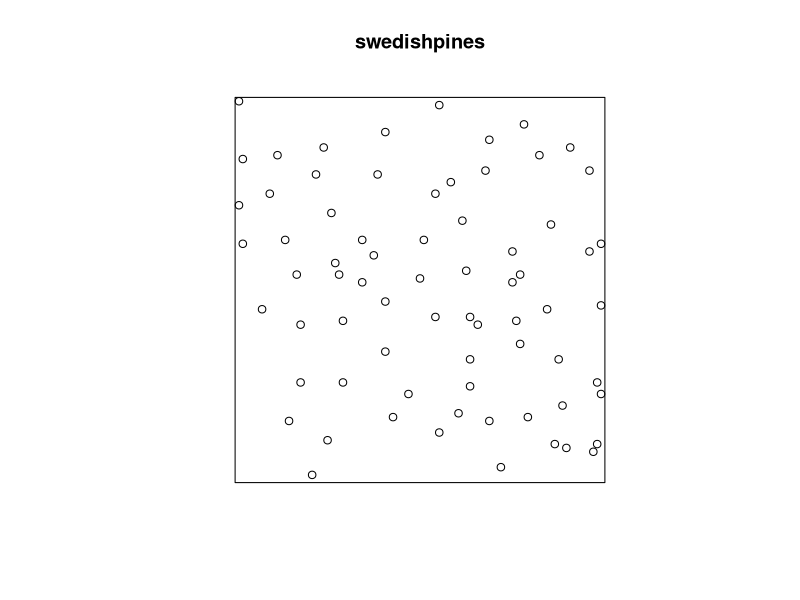
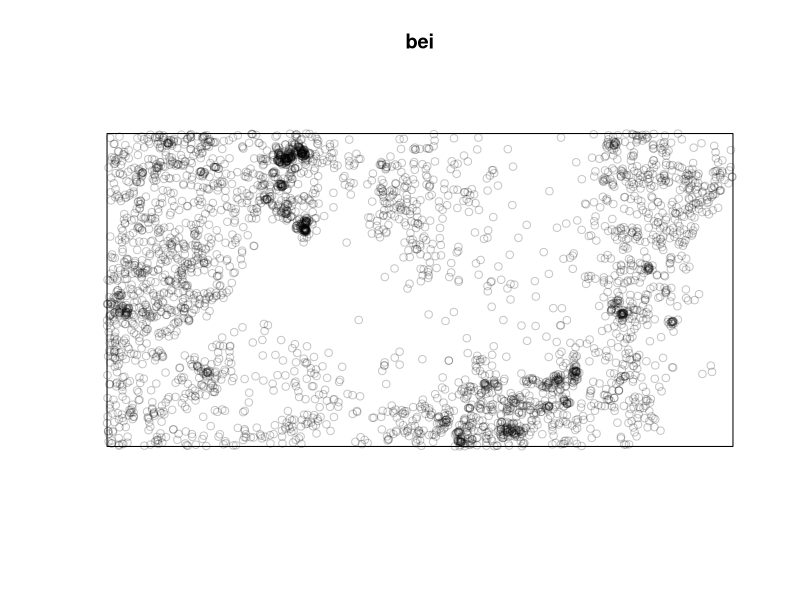
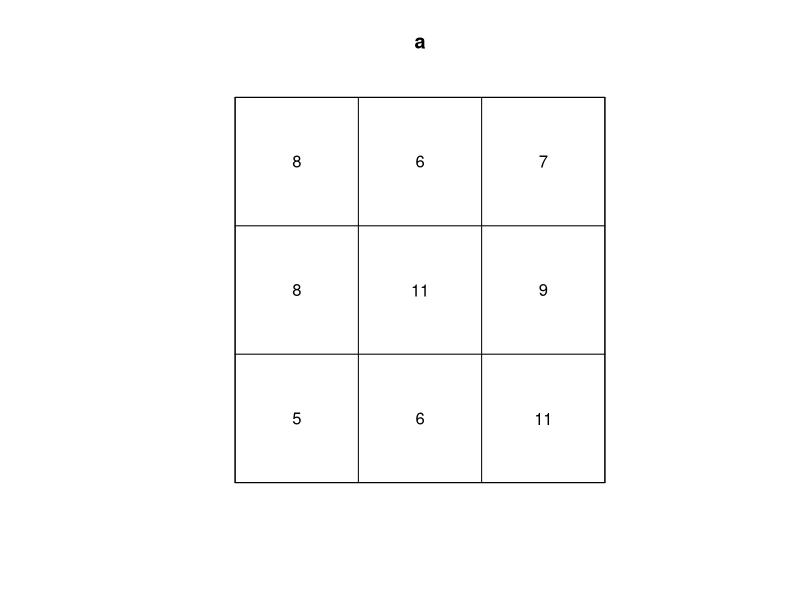
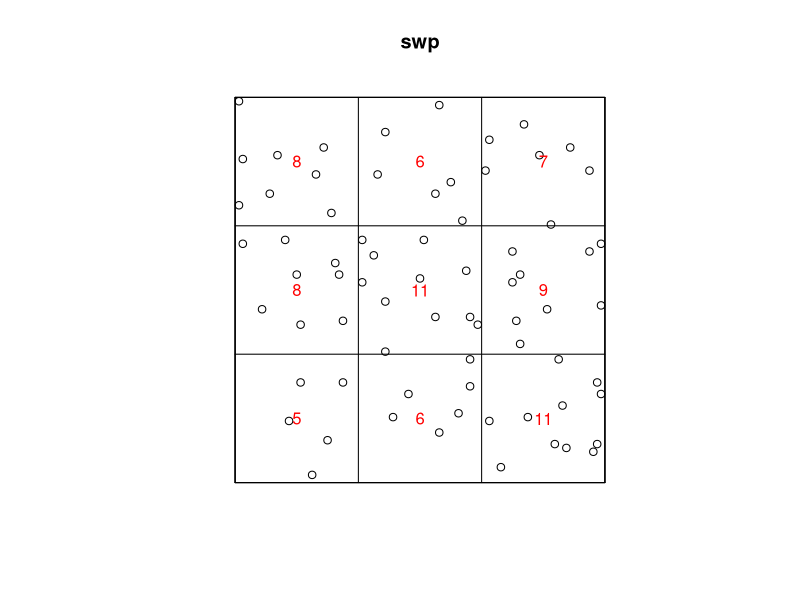
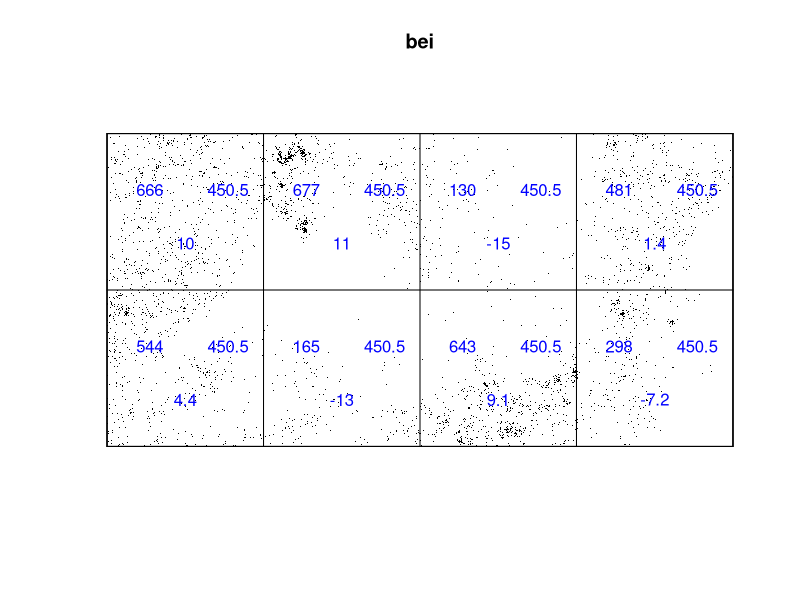
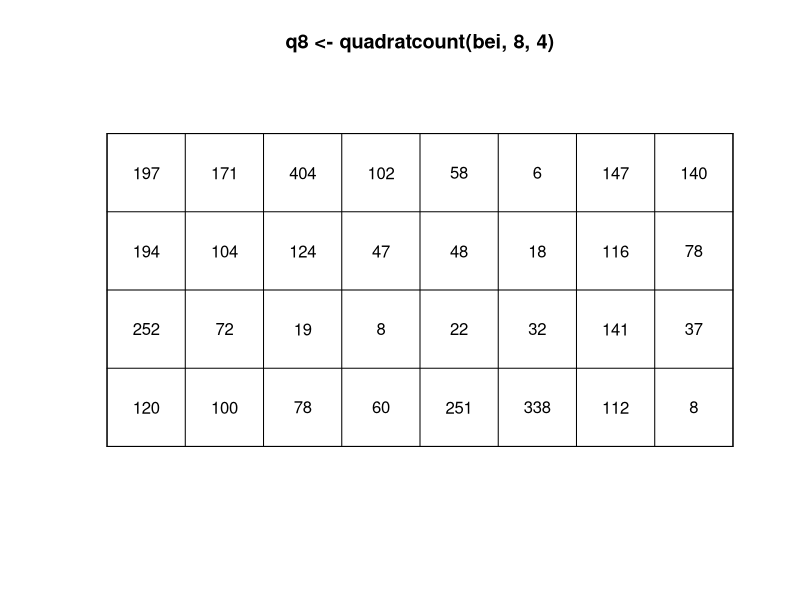
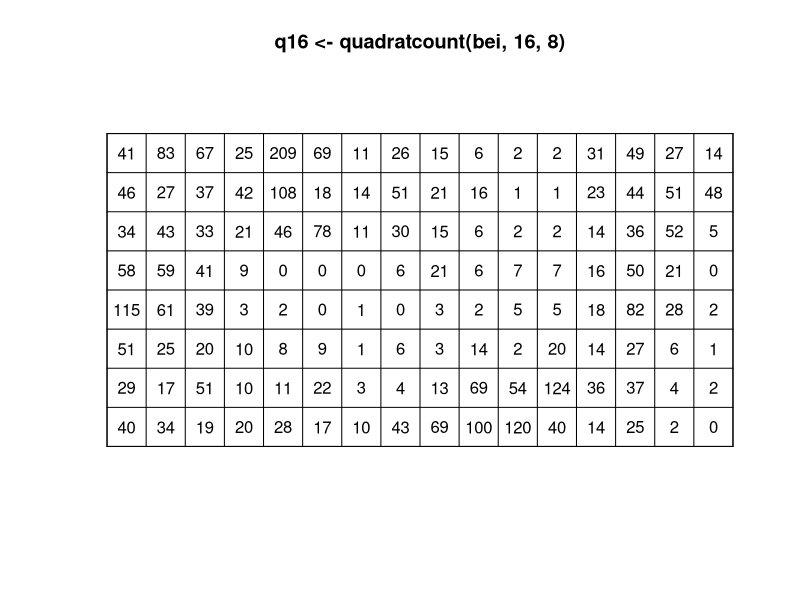
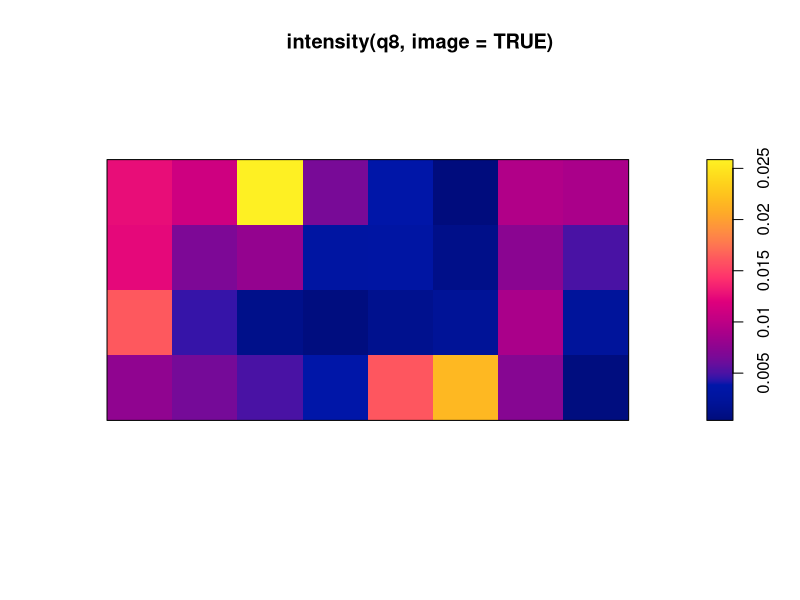

Generate these figures, in order, with R:
#'      SSAI course on spatial point patterns with spatstat
#'                     Perth, May 2017
#' 
#'                   Lecturer's R script 
#'                  Session 2: Inhomogeneous Intensity
#' 
#'         Copyright (c) Adrian Baddeley and Ege Rubak 2017
#' 
library(spatstat)
plot(swedishpines)
plot(bei)
swp <- swedishpines
#' Possible spatial variation in forest density
a <- quadratcount(swp, 3, 3)
a
plot(a)
#' object of a class that can be both printed and plotted.
#'
plot(swp)
plot(a, add=TRUE, col="red")
#'
#'
#' For homogeneous pattern, numbers should be **approximately* equal
#' Apply chi^2 test
quadrat.test(swp, 3, 3)
#' [Interpret]

b4 <- quadrat.test(bei, 4, 2)
b4
plot(bei, chars=".", cols = "black")
plot(b4, add=TRUE, col="blue")
#' test result can also be plotted

plot(q8 <- quadratcount(bei, 8, 4))
plot(q16 <- quadratcount(bei, 16, 8))

plot(intensity(q8, image=TRUE))
plot(intensity(q16, image=TRUE))
#' [concept of intensity function]

plot(density(bei))
Z <- density(bei)
#' density() is generic, with a method density.ppp()
#' [explain kernel smoothing]
Z
class(Z)
#' Pixel image 
plot(Z)
contour(Z)
persp(Z, theta=-30)
persp(Z, theta=-50, phi=20, border=NA, col="yellow", shade=0.7, apron=TRUE)
contour(Z)
#' intensity : points per unit area

plot(density(bei, sigma=100))
plot(density(bei, sigma=10))
#' bandwidth selection
bw.scott(bei)
bw.diggle(bei)
bop <- bw.diggle(bei)
bop
plot(bop)
plot(bop, xlim = c(1.5, 5))
plot(density(bei, sigma=bw.scott(bei)))
plot(density(bei, sigma=bw.scott))
plot(density(bei, sigma=bw.diggle))
